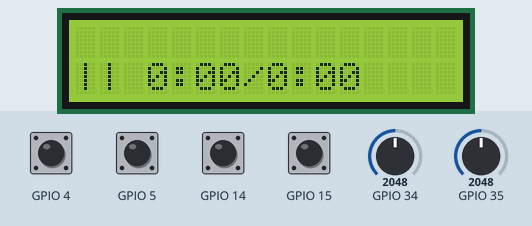
Bench run of a sketch on a simulated ESP32. Shown: 16×2 character LCD. The inputs (shaded band) are chosen by the test bench; at power-on: GPIO 4, GPIO 5, GPIO 14, GPIO 15 HIGH, GPIO 35 = 2048, GPIO 34 = 2048 (analog values on the 0–4095 scale). WiFi joins after 1.5 s; servers stay silent unless stated.

Above: at 3.8 s.
3.9 s: GPIO 5 pulled LOW for 0.15 s
At 5.9 s:
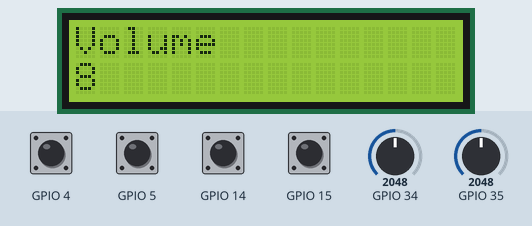
6.3 s: GPIO 35 set to 2522
8.6 s: GPIO 35 set to 2626
At 10.0 s:
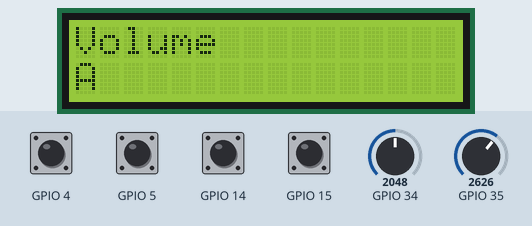
10.3 s: GPIO 35 set to 3326
At 12.9 s:
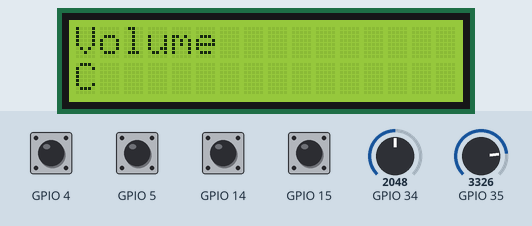
13.2 s: GPIO 35 set to 3406
At 14.4 s:
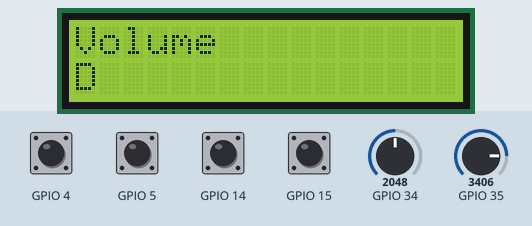
14.9 s: GPIO 5 pulled LOW for 1 s
At 17.1 s:
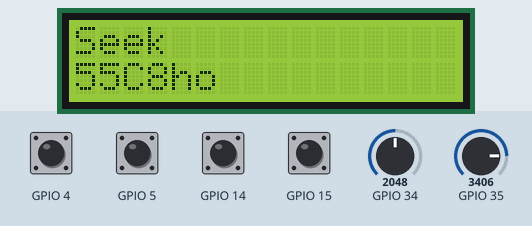
Timing chart, 0 to 18.4 s (numbered marks = the images above; inputs shaded):
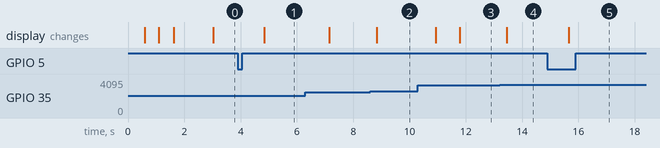

The sketch:

Test-3_working.ino
```cpp
#include <WiFi.h>
#include <HTTPClient.h>
#include <Wire.h>
#include <LiquidCrystal_I2C.h>
#include <ArduinoJson.h>

// WiFi credentials
const char* ssid = "";
const char* password = "";
const char* serverAddress = "PUT MAC ADDRESS HERE";

// Pin definitions
const int PLAY_PAUSE_BTN = 15;
const int PREV_BTN = 4;
const int NEXT_BTN = 14;
const int MENU_BTN = 5;
const int VOL_POT = 35;
const int SEEK_POT = 34;

// Define ButtonEvent enum before it's used
enum ButtonEvent {
    NONE,
    SINGLE_CLICK,
    DOUBLE_CLICK,
    HOLD,
    HOLD_RELEASE
};

// LCD setup
LiquidCrystal_I2C lcd(0x27, 16, 2);

// Enhanced button state handling
struct Button {
    int pin;
    bool state;
    bool lastReading;
    unsigned long lastDebounceTime;
    unsigned long lastPressTime;
    bool waitingForDoubleClick;
    unsigned long holdStartTime;
    bool isHeld;
} playPauseBtn, prevBtn, nextBtn, menuBtn;

// Enhanced potentiometer smoothing using exponential moving average
struct Potentiometer {
    int pin;
    float smoothedValue;
    float alpha;
    int lastReportedValue;
} volumePot, seekPot;

// Improved menu and playback state
struct PlaybackState {
    String currentTrack;
    String artist;
    String album;
    int duration;
    int position;
    bool isPlaying;
    int volume;
    unsigned long lastUpdateTime;
} playback;

// Menu system
enum MenuState {
    NOW_PLAYING,
    VOLUME,
    SEEK,
    TRACK_INFO
};

MenuState currentMenu = NOW_PLAYING;

// Timing controls
const unsigned long STATUS_CHECK_INTERVAL = 1000;
const unsigned long DEBOUNCE_DELAY = 30;
const unsigned long DOUBLE_CLICK_TIME = 300;
const unsigned long HOLD_THRESHOLD = 800;
const unsigned long SCROLL_INTERVAL = 400;

// Display handling
struct ScrollingText {
    String text;
    int position;
    unsigned long lastScroll;
    bool needsScroll;
} trackScroll, artistScroll;

// Function declarations
void initializePotentiometer(Potentiometer* pot, int pin, float smooth_factor);
void initializeButton(Button* btn, int pin);
void connectToWiFi();
ButtonEvent handleButton(Button* btn);
void handlePotentiometers();
void updateDisplay();
void updateNowPlayingDisplay();
void handleNavigationButtons();
void updateSpotifyStatus();
void updateScrollState();
String formatTime(int milliseconds);
void sendSpotifyCommand(String command);
void updateVolumeDisplay();
void updateSeekDisplay();
void updateTrackInfoDisplay();

// Function to send commands to Spotify server
void sendSpotifyCommand(String command) {
    if (WiFi.status() == WL_CONNECTED) {
        HTTPClient http;
        String url = "http://" + String(serverAddress) + "/spotify/" + command;
        http.begin(url);
        http.GET();
        http.end();
    }
}

// Display update functions
void updateVolumeDisplay() {
    lcd.setCursor(0, 0);
    lcd.print("Volume");
    lcd.setCursor(0, 1);
    lcd.print(map(volumePot.lastReportedValue, 0, 100, 0, 16), '>');
}

void updateSeekDisplay() {
    lcd.setCursor(0, 0);
    lcd.print("Seek");
    lcd.setCursor(0, 1);
    int progress = map(playback.position, 0, playback.duration, 0, 16);
    lcd.print(progress, '=');
}

void updateTrackInfoDisplay() {
    lcd.setCursor(0, 0);
    lcd.print(playback.artist.substring(0, 16));
    lcd.setCursor(0, 1);
    lcd.print(playback.album.substring(0, 16));
}


void setup() {
    Serial.begin(115200);

    // Initialize I2C and LCD with error checking
    if (!Wire.begin(21, 22)) {
        Serial.println("I2C initialization failed!");
        while (1) delay(100);  // Halt if I2C fails
    }

    lcd.init();
    lcd.backlight();
    lcd.clear();

    // Initialize buttons with enhanced features
    initializeButton(&playPauseBtn, PLAY_PAUSE_BTN);
    initializeButton(&prevBtn, PREV_BTN);
    initializeButton(&nextBtn, NEXT_BTN);
    initializeButton(&menuBtn, MENU_BTN);

    // Initialize potentiometers
    initializePotentiometer(&volumePot, VOL_POT, 0.15);  // Less smoothing for volume
    initializePotentiometer(&seekPot, SEEK_POT, 0.1);    // More smoothing for seeking

    // Configure ADC for better resolution
    analogReadResolution(12);
    analogSetAttenuation(ADC_11db);  // Increases input range

    // Initialize WiFi with improved connection handling
    connectToWiFi();
}

void initializePotentiometer(Potentiometer* pot, int pin, float smooth_factor) {
    pot->pin = pin;
    pot->smoothedValue = analogRead(pin);
    pot->alpha = smooth_factor;
    pot->lastReportedValue = -1;
}

void initializeButton(Button* btn, int pin) {
    btn->pin = pin;
    btn->state = HIGH;
    btn->lastReading = HIGH;
    btn->lastDebounceTime = 0;
    btn->lastPressTime = 0;
    btn->waitingForDoubleClick = false;
    btn->holdStartTime = 0;
    btn->isHeld = false;
    pinMode(pin, INPUT_PULLUP);
}

void connectToWiFi() {
    lcd.clear();
    lcd.setCursor(0, 0);
    lcd.print("Connecting WiFi");

    WiFi.mode(WIFI_STA);  // Explicitly set station mode
    WiFi.begin(ssid, password);

    int attempts = 0;
    while (WiFi.status() != WL_CONNECTED && attempts < 20) {
        delay(500);
        lcd.setCursor(attempts % 16, 1);
        lcd.print(".");
        attempts++;
    }

    if (WiFi.status() == WL_CONNECTED) {
        lcd.clear();
        lcd.print("Connected: ");
        lcd.setCursor(0, 1);
        lcd.print(WiFi.localIP().toString());
        delay(1000);
    } else {
        lcd.clear();
        lcd.print("WiFi Failed!");
        lcd.setCursor(0, 1);
        lcd.print("Retrying...");
        delay(2000);
        ESP.restart();
    }
}

ButtonEvent handleButton(Button* btn) {
    ButtonEvent event = NONE;
    int reading = digitalRead(btn->pin);
    unsigned long now = millis();

    if (reading != btn->lastReading) {
        btn->lastDebounceTime = now;
    }

    if ((now - btn->lastDebounceTime) > DEBOUNCE_DELAY) {
        if (reading != btn->state) {
            btn->state = reading;

            if (btn->state == LOW) {  // Button pressed
                btn->holdStartTime = now;

                if (btn->waitingForDoubleClick) {
                    event = DOUBLE_CLICK;
                    btn->waitingForDoubleClick = false;
                } else {
                    btn->waitingForDoubleClick = true;
                    btn->lastPressTime = now;
                }
            } else {  // Button released
                if (btn->isHeld) {
                    event = HOLD_RELEASE;
                    btn->isHeld = false;
                }
            }
        } else if (btn->state == LOW && !btn->isHeld &&
                   (now - btn->holdStartTime) > HOLD_THRESHOLD) {
            event = HOLD;
            btn->isHeld = true;
        }
    }

    // Check for single click timeout
    if (btn->waitingForDoubleClick &&
        (now - btn->lastPressTime) > DOUBLE_CLICK_TIME) {
        event = SINGLE_CLICK;
        btn->waitingForDoubleClick = false;
    }

    btn->lastReading = reading;
    return event;
}

void handlePotentiometers() {
    // Volume control with exponential smoothing
    float rawVolume = analogRead(volumePot.pin);
    volumePot.smoothedValue = volumePot.alpha * rawVolume +
                             (1 - volumePot.alpha) * volumePot.smoothedValue;

    int currentVolume = map(round(volumePot.smoothedValue), 0, 4095, 0, 100);

    if (abs(currentVolume - volumePot.lastReportedValue) >= 2) {
        volumePot.lastReportedValue = currentVolume;
        sendSpotifyCommand("volume/" + String(currentVolume));
        playback.volume = currentVolume;
    }

    // Seek control (only when in seek menu)
    if (currentMenu == SEEK) {
        float rawSeek = analogRead(seekPot.pin);
        seekPot.smoothedValue = seekPot.alpha * rawSeek +
                               (1 - seekPot.alpha) * seekPot.smoothedValue;

        int currentSeek = map(round(seekPot.smoothedValue), 0, 4095, 0, 100);

        if (abs(currentSeek - seekPot.lastReportedValue) >= 2) {
            seekPot.lastReportedValue = currentSeek;
            int seekMs = (currentSeek * playback.duration) / 100;
            sendSpotifyCommand("seek/" + String(seekMs));
            playback.position = seekMs;
        }
    }
}

void updateDisplay() {
    static unsigned long lastScrollTime = 0;
    unsigned long now = millis();

    if (now - lastScrollTime >= SCROLL_INTERVAL) {
        lastScrollTime = now;
        lcd.clear();

        switch (currentMenu) {
            case NOW_PLAYING:
                updateNowPlayingDisplay();
                break;
            case VOLUME:
                updateVolumeDisplay();
                break;
            case SEEK:
                updateSeekDisplay();
                break;
            case TRACK_INFO:
                updateTrackInfoDisplay();
                break;
        }
    }
}

void updateNowPlayingDisplay() {
    // Scroll long track names
    if (trackScroll.needsScroll) {
        String displayText = trackScroll.text + "    " + trackScroll.text;
        int startPos = trackScroll.position % (trackScroll.text.length() + 4);
        lcd.setCursor(0, 0);
        lcd.print(displayText.substring(startPos, startPos + 16));
        trackScroll.position++;
    } else {
        lcd.setCursor(0, 0);
        lcd.print(playback.currentTrack.substring(0, 16));
    }

    // Show playback status and time
    lcd.setCursor(0, 1);
    String timeStr = formatTime(playback.position) + "/" + formatTime(playback.duration);
    lcd.print(playback.isPlaying ? ">" : "||");
    lcd.print(" " + timeStr);
}

void loop() {
    static unsigned long lastWifiCheck = 0;
    unsigned long now = millis();

    // Regular WiFi connection check
    if (now - lastWifiCheck > 5000) {
        if (WiFi.status() != WL_CONNECTED) {
            connectToWiFi();
        }
        lastWifiCheck = now;
    }

    // Process button events
    ButtonEvent ppEvent = handleButton(&playPauseBtn);
    if (ppEvent != NONE) {
        switch (ppEvent) {
            case SINGLE_CLICK:
                sendSpotifyCommand(playback.isPlaying ? "pause" : "play");
                break;
            case DOUBLE_CLICK:
                currentMenu = (currentMenu == TRACK_INFO) ? NOW_PLAYING : TRACK_INFO;
                break;
            case HOLD:
                // Could implement additional features for hold
                break;
        }
    }

    // Handle other buttons
    handleNavigationButtons();

    // Update potentiometers with improved smoothing
    handlePotentiometers();

    // Regular status updates
    if (now - playback.lastUpdateTime > STATUS_CHECK_INTERVAL) {
        updateSpotifyStatus();
        playback.lastUpdateTime = now;
    }

    // Update display with scrolling and animations
    updateDisplay();

    // Small delay for stability
    delay(5);
}

void handleNavigationButtons() {
    ButtonEvent prevEvent = handleButton(&prevBtn);
    ButtonEvent nextEvent = handleButton(&nextBtn);
    ButtonEvent menuEvent = handleButton(&menuBtn);

    if (prevEvent == SINGLE_CLICK) {
        sendSpotifyCommand("previous");
    } else if (prevEvent == HOLD) {
        // Rewind functionality
        sendSpotifyCommand("seek/-10000");
    }

    if (nextEvent == SINGLE_CLICK) {
        sendSpotifyCommand("next");
    } else if (nextEvent == HOLD) {
        // Fast forward functionality
        sendSpotifyCommand("seek/+10000");
    }

    if (menuEvent == SINGLE_CLICK) {
        currentMenu = static_cast<MenuState>((static_cast<int>(currentMenu) + 1) % 4);
    }
}

void updateSpotifyStatus() {
    if (WiFi.status() == WL_CONNECTED) {
        HTTPClient http;
        String url = "http://" + String(serverAddress) + "/spotify/status";

        http.begin(url);
        int httpResponseCode = http.GET();

        if (httpResponseCode == 200) {
            String response = http.getString();

            // Use ArduinoJson to parse the response
            StaticJsonDocument<1024> doc;
            DeserializationError error = deserializeJson(doc, response);

            if (!error) {
                playback.isPlaying = doc["is_playing"].as<bool>();
                playback.currentTrack = doc["track"].as<String>();
                playback.artist = doc["artist"].as<String>();
                playback.duration = doc["duration"].as<int>();
                playback.position = doc["position"].as<int>();

                // Update scroll state for long text
                updateScrollState();
            }
        }
        http.end();
    }
}

void updateScrollState() {
    // Check if track name needs scrolling
    trackScroll.text = playback.currentTrack;
    trackScroll.needsScroll = playback.currentTrack.length() > 16;
    if (!trackScroll.needsScroll) {
        trackScroll.position = 0;
    }

    // Check if artist name needs scrolling
    artistScroll.text = playback.artist;
    artistScroll.needsScroll = playback.artist.length() > 16;
    if (!artistScroll.needsScroll) {
        artistScroll.position = 0;
    }
}

String formatTime(int milliseconds) {
    int seconds = milliseconds / 1000;
    int minutes = seconds / 60;
    seconds %= 60;
    char buffer[6];
    sprintf(buffer, "%d:%02d", minutes, seconds);
    return String(buffer);
}
```

Measured:
- the behaviour switches between 2579 and 2580 on GPIO 35 (found by bisection; images 1 and 2)
- after the input at 3.9 s, the display: changes after 0.93 s (image 1)
- after the input at 8.6 s, the display: changes after 0.23 s (image 2)
- after the input at 10.3 s, the display: first changes after 0.64 s (image 3 shows a later state)
- after the input at 13.2 s, the display: changes after 0.26 s (image 4)
- after the input at 14.9 s, the display: changes after 0.75 s (image 5)
